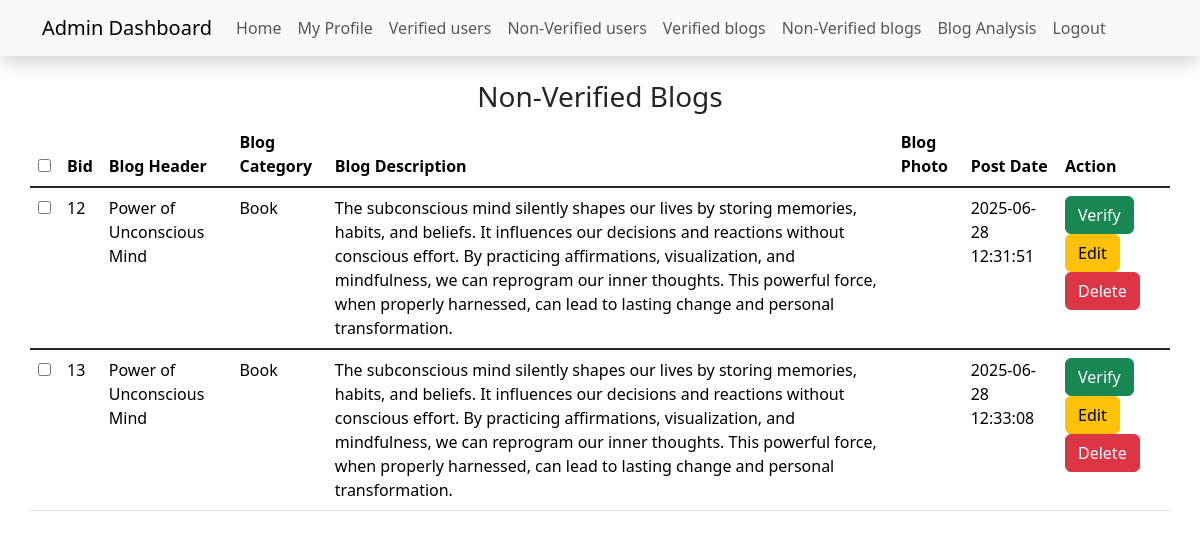
/nvb.php, run on the app's committed database.
### tables this page shows
CREATE TABLE `blog` (
  `bid` int(11) NOT NULL,
  `bh` varchar(200) NOT NULL,
  `bc` varchar(200) NOT NULL,
  `bd` varchar(1200) NOT NULL,
  `bi` varchar(200) NOT NULL,
  `uid` int(11) NOT NULL,
  `pdate` datetime NOT NULL DEFAULT current_timestamp(),
  `is_verified` int(11) NOT NULL DEFAULT 0,
  `is_deleted` int(11) NOT NULL DEFAULT 0
);

### nvb.php (the view, shortened to what this page needs)
<?php
include 'admin_header.php';
  $sql= "SELECT * FROM blog where is_verified = '0' && is_deleted = '0'";
  $res= mysqli_query($conn,$sql);
?>
<div class="container">
        <div class="row mt-3">
            <div class="col-sm-5 mx-auto mt-2">
                <div class="row">
                    <div class="col text-center">
                        <h3> Non-Verified Blogs</h3>
                    </div>
                </div>
            </div>
        </div>
        <div class="row">
        <table class="table table-responsive">
  <thead>
    <tr>
      <th scope="col"><input type="checkbox"></th>
      <th scope="col">Bid</th>
      <th scope="col">Blog Header</th>
      <th scope="col">Blog Category</th>
      <th scope="col">Blog Description</th>
      <th scope="col">Blog Photo</th>
      <th scope="col">Post Date</th>
      <th scope="col">Action</th>
    </tr>
  </thead>
  <?php
  foreach($res as $row)
  {
    ?>
  <tbody class="table-group-divider">
    <tr>
      <td><input type="checkbox"></td>
      <td><?php echo $row['bid'];?></td>
      <td><?php echo $row['bh'];?></td>
      <td><?php echo $row['bc'];?></td>
      <td><?php echo $row['bd'];?></td>
      <td><img src="<?php echo $row['bi'];?>" alt="" width="50px"></td>
      <td><?php echo $row['pdate'];?></td>
      <td>
        <a href="db.php?Nvbverify=<?php echo $row['bid']; ?>" class="btn btn-success"> Verify</a>
        <a href="db.php?bedit=<?php echo $row['bid']; ?>" class="btn btn-warning"> Edit</a>
        <a href="db.php?Nvbdelete=<?php echo $row['bid']; ?>" class="btn btn-danger"> Delete</a>
      </td>
    </tr>
  </tbody>
  <?php } ?>
</table>
        </div>
    </div>
</body>
</html>

### data on the page
blog: bid "12", bh "Power of Unconscious Mind", bc "Book", bd "The subconscious mind silently shapes our lives by storing memories, habits, and beliefs. It influences our decisions and reactions without conscious effort. By practicing affirmations, visualization, and mindfulness, we can reprogram our inner thoughts. This powerful force, when properly harnessed, can lead to lasting change and personal transformation.", pdate "2025-06-28 12:31:51"
blog: bid "13", bh "Power of Unconscious Mind", bc "Book", bd "The subconscious mind silently shapes our lives by storing memories, habits, and beliefs. It influences our decisions and reactions without conscious effort. By practicing affirmations, visualization, and mindfulness, we can reprogram our inner thoughts. This powerful force, when properly harnessed, can lead to lasting change and personal transformation.", pdate "2025-06-28 12:33:08"
